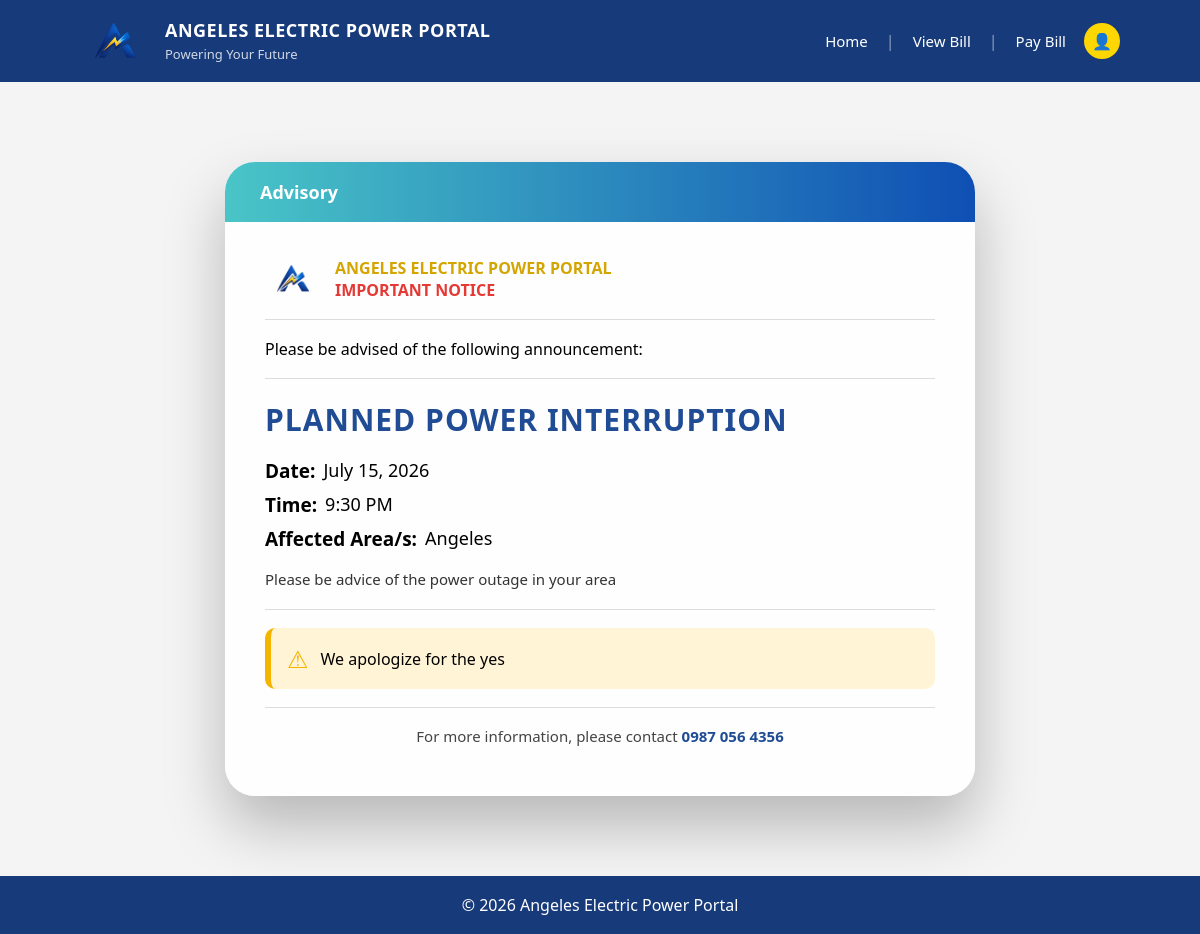
Page /advisory_details.php?category=3 on the earlier database version.
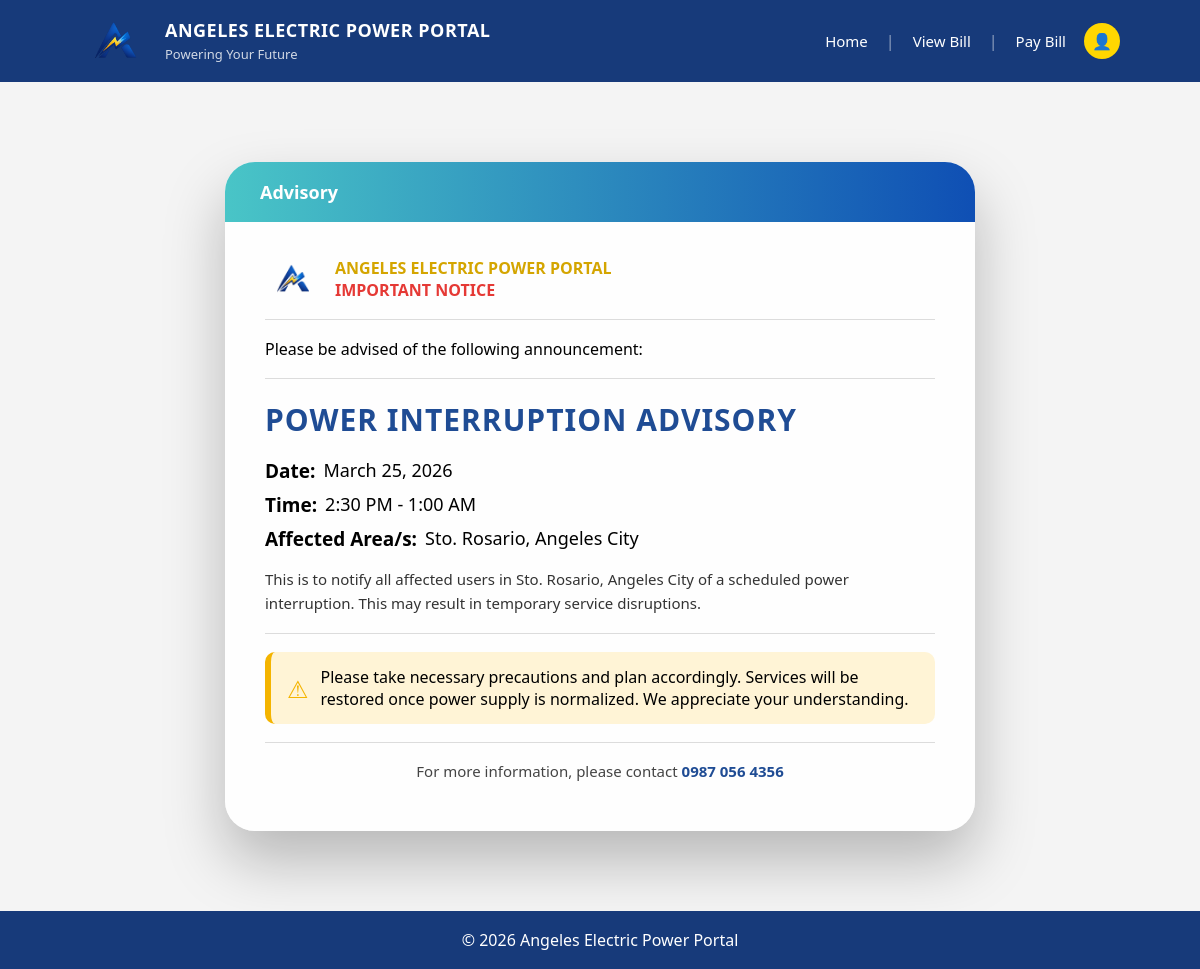
Same page on the later database version.
### tables this page shows
CREATE TABLE `advisories` (
  `id` int(11) NOT NULL,
  `title` varchar(255) DEFAULT NULL,
  `category_id` int(11) DEFAULT NULL,
  `description` text DEFAULT NULL,
  `created_at` timestamp NOT NULL DEFAULT current_timestamp()
);

### advisory_details.php (the view, shortened to what this page needs)
<?php
include 'config/database.php';
$category = intval($_GET['category']);
$stmt = $conn->prepare("
    SELECT * FROM advisories
    WHERE category_id = ?
    ORDER BY created_at DESC
    LIMIT 1
");
$stmt->bind_param("i", $category);
$stmt->execute();
$result = $stmt->get_result();
$advisory = $result->fetch_assoc();
$parsed_date  = '';
$parsed_time  = '';
$parsed_area  = '';
$parsed_desc  = '';
$parsed_notes = '';
if (!empty($advisory['description'])) {
    $lines = explode("\n", $advisory['description']);
    foreach ($lines as $line) {
        $line = trim($line);
        if (str_starts_with($line, 'Date:')) {
            $parsed_date = trim(substr($line, 5));
        }
        elseif (str_starts_with($line, 'Time:')) {
            $parsed_time = trim(substr($line, 5));
        }
        elseif (str_starts_with($line, 'Affected Area/s:')) {
            $parsed_area = trim(substr($line, 16));
        }
        elseif (str_starts_with($line, 'Additional Notes:')) {
            $parsed_notes = trim(substr($line, 17));
        }
        else {
            if ($line !== '') {
                $parsed_desc .= $line . "\n";
            }
        }
    }
}
?>
<!DOCTYPE html>
<html>
<head>
    <link rel="stylesheet" href="assets/style.css">
</head>
<?php include 'includes/header.php'; ?>
<div class="glass-wrapper">
    <div class="glass-card">
        <div class="glass-top">
            Advisory
        </div>
        <div class="glass-content">
            <div class="advisory-letterhead">
                <img src="assets/logo.png" class="advisory-logo">
                <div class="advisory-org">
                    <span class="org-name">ANGELES ELECTRIC POWER PORTAL</span>
                    <span class="important">IMPORTANT NOTICE</span>
                </div>
            </div>
            <div class="divider-line"></div>
            <p class="advisory-intro">
                Please be advised of the following announcement:
            </p>
            <div class="divider-line"></div>
            <h2 class="advisory-title">
                <?php echo strtoupper(htmlspecialchars($advisory['title'])); ?>
            </h2>
            <div class="advisory-info">
                <?php if ($parsed_date): ?>
                    <div class="info-row">
                        <span class="label">Date:</span>
                        <span><?php echo htmlspecialchars($parsed_date); ?></span>
                    </div>
                <?php endif; ?>
                <?php if ($parsed_time): ?>
                    <div class="info-row">
                        <span class="label">Time:</span>
                        <span><?php echo htmlspecialchars($parsed_time); ?></span>
                    </div>
                <?php endif; ?>
                <?php if ($parsed_area): ?>
                    <div class="info-row">
                        <span class="label">Affected Area/s:</span>
                        <span><?php echo htmlspecialchars($parsed_area); ?></span>
                    </div>
                <?php endif; ?>
            </div>
            <?php if ($parsed_desc): ?>
                <p class="advisory-desc">
                    <?php echo nl2br(htmlspecialchars($parsed_desc)); ?>
                </p>
            <?php endif; ?>
            <div class="divider-line"></div>
            <div class="warning-box">
                <span class="warning-icon">⚠</span>
                <p>
                    <?php
                    if ($parsed_notes) {
                        echo nl2br(htmlspecialchars($parsed_notes));
                    } else {
                        echo "We apologize for the inconvenience and thank you for understanding.";
                    }
                    ?>
                </p>
            </div>
            <div class="divider-line"></div>
            <p class="advisory-contact">
                For more information, please contact
                <strong>0987 056 4356</strong>
            </p>
        </div>
    </div>
</div>
<?php include 'includes/footer.php'; ?>
</body>
</html>

Differences in the rows shown:
removed advisories: title "PLANNED POWER INTERRUPTION", description "July 15, 2026", description "9:30 PM", description "Angeles", description "We apologize for the yes"
added advisories: title "POWER INTERRUPTION ADVISORY", description "March 25, 2026", description "2:30 PM - 1:00 AM", description "Sto. Rosario, Angeles City", description "Please take necessary precautions and plan accordingly. Services will be restored once power supply is normalized. We appreciate your understanding."
Other differences:
$parsed_desc: "Please be advice of the power outage in your area" → "This is to notify all affected users in Sto. Rosario, Angeles City of a scheduled power interruption. This may result in temporary service disruptions."
